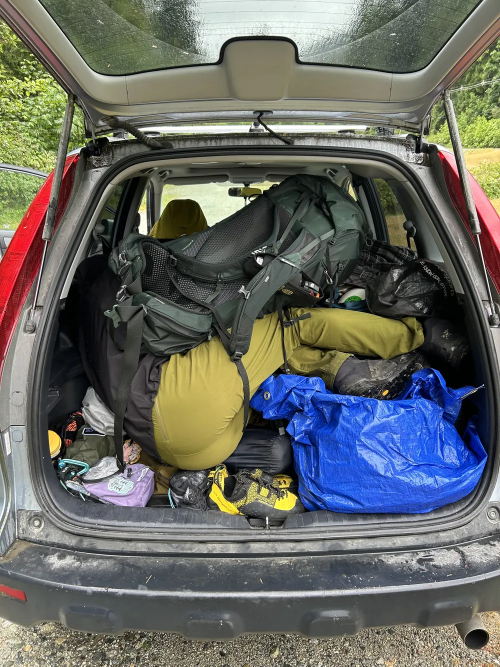
#> input picture images/car-1000.webp, 1000 x 1333 px, given in place of images, which was not available (shown at 1/2 size)
$ python add_photos.py ../images
#> lines starting #> are read from the running program, lines starting #| are printed output that depends on the picture
"""Add photos to the Gallery page (site/gallery.html).

    python3 tools/add_photos.py PHOTO [PHOTO ...] [--alt "description" ...] [--caption "text" ...]

Each photo is resized to 800px and 1600px wide WebP copies in site/images/gallery/ and added to the
END of site/data/gallery.json (newest last). --alt / --caption values are matched to photos in order;
every photo should get an --alt (what's in the picture) for screen readers. Then run tools/build.py.
To reorder or remove photos, edit site/data/gallery.json (and delete the matching files).
"""
import argparse, json, pathlib, re
from PIL import Image, ImageOps

ROOT = pathlib.Path(__file__).resolve().parent.parent
OUT = ROOT / "site" / "images" / "gallery"
DATA = ROOT / "site" / "data" / "gallery.json"

ap = argparse.ArgumentParser()
ap.add_argument("photos", nargs="+")
ap.add_argument("--alt", action="append", default=[])
ap.add_argument("--caption", action="append", default=[])
a = ap.parse_args()

data = json.loads(DATA.read_text()) if DATA.exists() else {"photos": []}
used = {p["src"] for p in data["photos"]}
OUT.mkdir(parents=True, exist_ok=True)
for i, path in enumerate(a.photos):
    im = ImageOps.exif_transpose(Image.open(path)).convert("RGB")
#> im is the input picture: PIL image 1000x1333 RGB; mean R, G, B 102.3, 104.3, 99.3
    base = re.sub(r"[^a-z0-9]+", "-", pathlib.Path(path).stem.lower()).strip("-") or "photo"
    name, n = base, 2
    while name in used:
        name, n = f"{base}-{n}", n + 1
    used.add(name)
    for w in (800, 1600):
        c = im if im.width <= w else im.resize((w, round(im.height * w / im.width)), Image.LANCZOS)
        c.save(OUT / f"{name}-{w}.webp", "WEBP", quality=80, method=6)
#> this loop made 2 passes
#> pass 1, `c = im if im.width <= w else im.resize((w, round(im.height * w / im.wi..`:
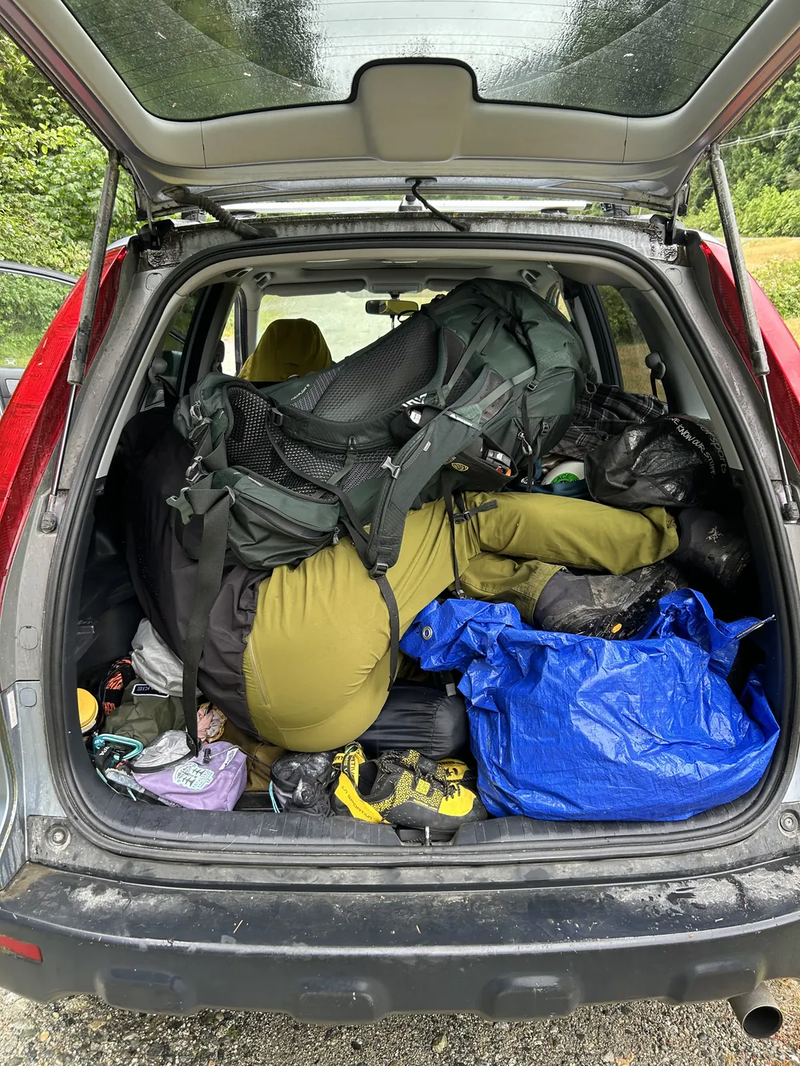
#> c: PIL image 800x1066 RGB; mean R, G, B 102.3, 104.3, 99.3
    data["photos"].append({"src": name, "w": im.width if im.width < 1600 else 1600,
                           "h": round(im.height * min(1, 1600 / im.width)),
                           "alt": a.alt[i] if i < len(a.alt) else "",
                           "caption": a.caption[i] if i < len(a.caption) else ""})
    print("added", name)
DATA.write_text(json.dumps(data, indent=2, ensure_ascii=False) + "\n")

$ run again, on images/frisbee-1400.webp
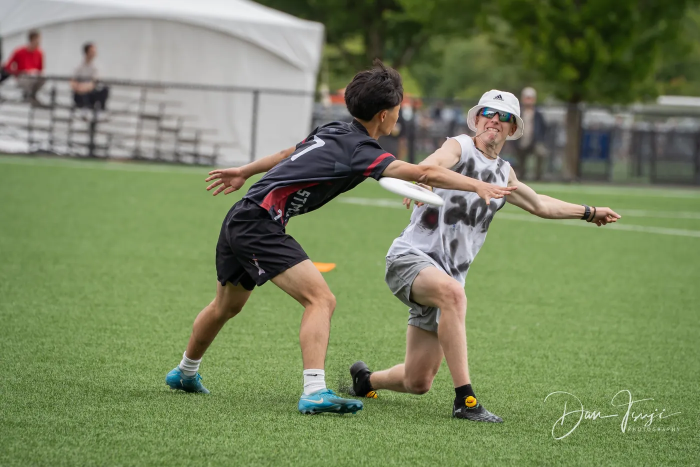
#> input picture images/frisbee-1400.webp, 1400 x 934 px, given in place of images, which was not available (shown at 1/2 size)
#> im is the input picture: PIL image 1400x934 RGB; mean R, G, B 120.2, 132.6, 95.3
#> the loop `for w in (800, 1600):` made 2 passes
#> pass 1, `c = im if im.width <= w else im.resize((w, round(im.height * w / im.wi..`:
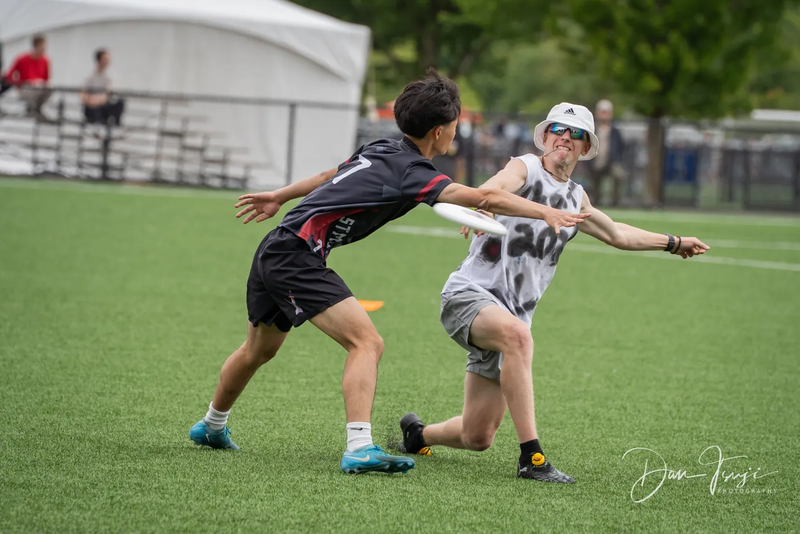
#> c: PIL image 800x534 RGB; mean R, G, B 120.2, 132.6, 95.3
